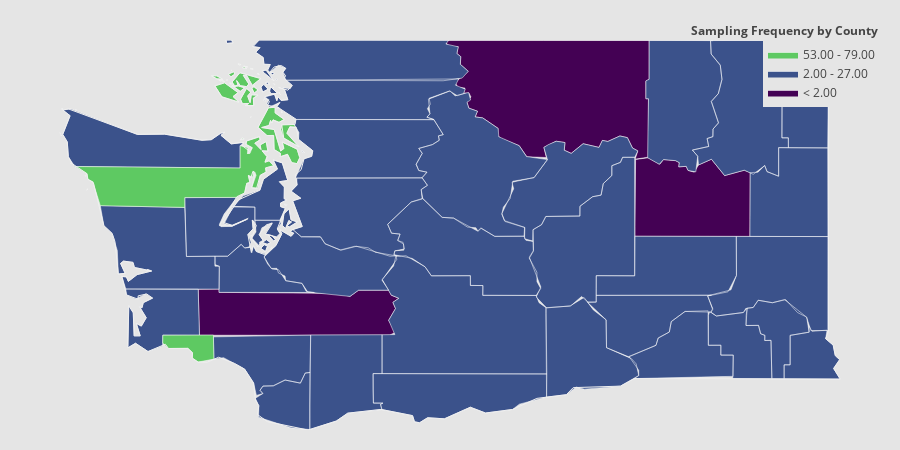

The code cell stored with this chart in its notebook:
### Code cell
import plotly.figure_factory as ff

import numpy as np
import pandas as pd

from collections import defaultdict
values = defaultdict(int)
for x in failure_mode_history[:80,:]:
    for y in x:
        values[y] += 1

values = [values[i]+1 for i in range(39)]
fips = data['fips'].tolist()

endpts = list(np.mgrid[min(values):max(values):4j])
colorscale = ["#030512","#1d1d3b","#323268","#3d4b94","#3e6ab0",
              "#4989bc","#60a7c7","#85c5d3","#b7e0e4","#eafcfd"]
colorscale = [
    'rgb(68.0, 1.0, 84.0)',
    'rgb(66.0, 64.0, 134.0)',
    'rgb(38.0, 130.0, 142.0)',
    'rgb(63.0, 188.0, 115.0)',
    'rgb(216.0, 226.0, 25.0)'
]
fig = ff.create_choropleth(
    fips=fips, values=values, scope=['Washington'], show_state_data=True,
    binning_endpoints=endpts, round_legend_values=True,
    plot_bgcolor='rgb(229,229,229)',
    paper_bgcolor='rgb(229,229,229)',
    legend_title='Sampling Frequency by County',
    county_outline={'color': 'rgb(255,255,255)', 'width': 0.5},
    exponent_format=True,
)
fig.layout.template = None
fig.show()

### Figure 1 — Plotly figure (JSON) as saved in the notebook; plotly's stock layout.template omitted (floating-point values rounded to 4 significant figures; data arrays with more than 128 entries replaced by an {"elided": "..."} marker saying what was removed)
{"data": [{"fill": "toself", "fillcolor": "rgb(68, 1, 84)", "hoverinfo": "none", "line": {"color": "rgb(255,255,255)", "width": 0.5}, "mode": "lines", "name": "< 2.00", "type": "scatter", "x": [-123.4, -123.2, -123.2, -122.0, -121.8, -121.8, -121.5, -121.4, -121.4, -121.4, -121.4, -121.5, -121.4, -121.4, -123.4, -123.4, null, -119.0, -119.0, -118.8, -118.7, -118.7, -118.6, -118.5, -118.5, -118.5, -118.4, -118.4, -118.3, -118.2, -118.1, -117.9, -117.8, -117.8, -119.0, -119.0, null, -120.9, -120.9, -118.8, -118.8, -118.9, -118.9, -118.8, -118.8, -119.0, -119.0, -119.0, -119.1, -119.1, -119.3, -119.3, -119.3, -119.5, -119.6, -119.7, -119.7, -119.8, -119.9, -119.9, -120.1, -120.1, -120.3, -120.4, -120.4, -120.5, -120.6, -120.6, -120.6, -120.7, -120.6, -120.6, -120.7, -120.7, -120.8, -120.8, -120.7, -120.7, -120.7, -120.8, -120.8, -120.8, -120.9, null], "y": [46.79, 46.79, 46.76, 46.76, 46.73, 46.78, 46.78, 46.74, 46.71, 46.68, 46.62, 46.52, 46.41, 46.38, 46.38, 46.79, null, 47.35, 47.94, 47.96, 47.9, 47.94, 47.93, 47.91, 47.88, 47.88, 47.85, 47.83, 47.89, 47.95, 47.8, 47.85, 47.83, 47.26, 47.26, 47.35, null, 48.98, 49.0, 49.0, 48.65, 48.64, 48.48, 48.48, 47.96, 47.95, 48.02, 48.04, 48.14, 48.15, 48.1, 48.11, 48.05, 48.08, 48.0, 48.02, 48.09, 48.1, 48.05, 47.96, 47.97, 48.06, 48.13, 48.16, 48.22, 48.31, 48.32, 48.37, 48.4, 48.45, 48.5, 48.53, 48.53, 48.58, 48.58, 48.63, 48.72, 48.79, 48.86, 48.88, 48.94, 48.94, 48.98, null]}, {"fill": "toself", "fillcolor": "rgb(59, 82, 139)", "hoverinfo": "none", "line": {"color": "rgb(255,255,255)", "width": 0.5}, "mode": "lines", "name": "2.00 - 27.00", "type": "scatter", "x": {"elided": "940 float values"}, "y": {"elided": "940 float values"}}, {"fill": "toself", "fillcolor": "rgb(33, 145, 140)", "hoverinfo": "none", "line": {"color": "rgb(255,255,255)", "width": 0.5}, "mode": "lines", "name": "27.00 - 53.00", "type": "scatter", "x": [], "y": []}, {"fill": "toself", "fillcolor": "rgb(94, 201, 98)", "hoverinfo": "none", "line": {"color": "rgb(255,255,255)", "width": 0.5}, "mode": "lines", "name": "53.00 - 79.00", "type": "scatter", "x": {"elided": "264 float values"}, "y": {"elided": "264 float values"}}, {"fill": "toself", "fillcolor": "rgb(253, 231, 37)", "hoverinfo": "none", "line": {"color": "rgb(255,255,255)", "width": 0.5}, "mode": "lines", "name": "> 79.00", "type": "scatter", "x": [], "y": []}, {"hoverinfo": "text", "legendgroup": "centroids", "marker": {"color": "white", "opacity": 0}, "mode": "markers", "name": "US Counties", "selected": {"marker": {"color": "white", "opacity": 1, "size": 3}}, "showlegend": false, "text": ["County: Whatcom<br>State: Washington<br>FIPS: 53073<br>Value: 5", "County: Whatcom<br>State: Washington<br>FIPS: 53073<br>Value: 5", "County: Whatcom<br>State: Washington<br>FIPS: 53073<br>Value: 5", "County: Whatcom<br>State: Washington<br>FIPS: 53073<br>Value: 5", "County: Whatcom<br>State: Washington<br>FIPS: 53073<br>Value: 5", "County: Snohomish<br>State: Washington<br>FIPS: 53061<br>Value: 3", "County: Snohomish<br>State: Washington<br>FIPS: 53061<br>Value: 3", "County: Skagit<br>State: Washington<br>FIPS: 53057<br>Value: 3", "County: Skagit<br>State: Washington<br>FIPS: 53057<br>Value: 3", "County: Skagit<br>State: Washington<br>FIPS: 53057<br>Value: 3", "County: Skagit<br>State: Washington<br>FIPS: 53057<br>Value: 3", "County: Skagit<br>State: Washington<br>FIPS: 53057<br>Value: 3", "County: Skagit<br>State: Washington<br>FIPS: 53057<br>Value: 3", "County: Skagit<br>State: Washington<br>FIPS: 53057<br>Value: 3", "County: Skagit<br>State: Washington<br>FIPS: 53057<br>Value: 3", "County: Skagit<br>State: Washington<br>FIPS: 53057<br>Value: 3", "County: Skagit<br>State: Washington<br>FIPS: 53057<br>Value: 3", "County: Skagit<br>State: Washington<br>FIPS: 53057<br>Value: 3", "County: Skagit<br>State: Washington<br>FIPS: 53057<br>Value: 3", "County: Skagit<br>State: Washington<br>FIPS: 53057<br>Value: 3", "County: San Juan<br>State: Washington<br>FIPS: 53055<br>Value: 68", "County: San Juan<br>State: Washington<br>FIPS: 53055<br>Value: 68", "County: San Juan<br>State: Washington<br>FIPS: 53055<br>Value: 68", "County: San Juan<br>State: Washington<br>FIPS: 53055<br>Value: 68", "County: San Juan<br>State: Washington<br>FIPS: 53055<br>Value: 68", "County: San Juan<br>State: Washington<br>FIPS: 53055<br>Value: 68", "County: San Juan<br>State: Washington<br>FIPS: 53055<br>Value: 68", "County: San Juan<br>State: Washington<br>FIPS: 53055<br>Value: 68", "County: San Juan<br>State: Washington<br>FIPS: 53055<br>Value: 68", "County: San Juan<br>State: Washington<br>FIPS: 53055<br>Value: 68", "County: San Juan<br>State: Washington<br>FIPS: 53055<br>Value: 68", "County: San Juan<br>State: Washington<br>FIPS: 53055<br>Value: 68", "County: San Juan<br>State: Washington<br>FIPS: 53055<br>Value: 68", "County: San Juan<br>State: Washington<br>FIPS: 53055<br>Value: 68", "County: San Juan<br>State: Washington<br>FIPS: 53055<br>Value: 68", "County: San Juan<br>State: Washington<br>FIPS: 53055<br>Value: 68", "County: San Juan<br>State: Washington<br>FIPS: 53055<br>Value: 68", "County: San Juan<br>State: Washington<br>FIPS: 53055<br>Value: 68", "County: San Juan<br>State: Washington<br>FIPS: 53055<br>Value: 68", "County: San Juan<br>State: Washington<br>FIPS: 53055<br>Value: 68", "County: San Juan<br>State: Washington<br>FIPS: 53055<br>Value: 68", "County: San Juan<br>State: Washington<br>FIPS: 53055<br>Value: 68", "County: Pierce<br>State: Washington<br>FIPS: 53053<br>Value: 3", "County: Pierce<br>State: Washington<br>FIPS: 53053<br>Value: 3", "County: Pierce<br>State: Washington<br>FIPS: 53053<br>Value: 3", "County: Pierce<br>State: Washington<br>FIPS: 53053<br>Value: 3", "County: Pierce<br>State: Washington<br>FIPS: 53053<br>Value: 3", "County: Pierce<br>State: Washington<br>FIPS: 53053<br>Value: 3", "County: Pierce<br>State: Washington<br>FIPS: 53053<br>Value: 3", "County: Kitsap<br>State: Washington<br>FIPS: 53035<br>Value: 8", "County: Kitsap<br>State: Washington<br>FIPS: 53035<br>Value: 8", "County: King<br>State: Washington<br>FIPS: 53033<br>Value: 3", "County: King<br>State: Washington<br>FIPS: 53033<br>Value: 3", "County: Jefferson<br>State: Washington<br>FIPS: 53031<br>Value: 70", "County: Jefferson<br>State: Washington<br>FIPS: 53031<br>Value: 70", "County: Jefferson<br>State: Washington<br>FIPS: 53031<br>Value: 70", "County: Jefferson<br>State: Washington<br>FIPS: 53031<br>Value: 70", "County: Island<br>State: Washington<br>FIPS: 53029<br>Value: 68", "County: Island<br>State: Washington<br>FIPS: 53029<br>Value: 68", "County: Island<br>State: Washington<br>FIPS: 53029<br>Value: 68", "County: Grays Harbor<br>State: Washington<br>FIPS: 53027<br>Value: 4", "County: Grays Harbor<br>State: Washington<br>FIPS: 53027<br>Value: 4", "County: Clallam<br>State: Washington<br>FIPS: 53009<br>Value: 6", "County: Clallam<br>State: Washington<br>FIPS: 53009<br>Value: 6", "County: Clallam<br>State: Washington<br>FIPS: 53009<br>Value: 6", "County: Clallam<br>State: Washington<br>FIPS: 53009<br>Value: 6", "County: Clallam<br>State: Washington<br>FIPS: 53009<br>Value: 6", "County: Clallam<br>State: Washington<br>FIPS: 53009<br>Value: 6", "County: Adams<br>State: Washington<br>FIPS: 53001<br>Value: 11", "County: Asotin<br>State: Washington<br>FIPS: 53003<br>Value: 6", "County: Benton<br>State: Washington<br>FIPS: 53005<br>Value: 3", "County: Chelan<br>State: Washington<br>FIPS: 53007<br>Value: 3", "County: Clark<br>State: Washington<br>FIPS: 53011<br>Value: 3", "County: Columbia<br>State: Washington<br>FIPS: 53013<br>Value: 7", "County: Cowlitz<br>State: Washington<br>FIPS: 53015<br>Value: 3", "County: Douglas<br>State: Washington<br>FIPS: 53017<br>Value: 3", "County: Ferry<br>State: Washington<br>FIPS: 53019<br>Value: 4", "County: Franklin<br>State: Washington<br>FIPS: 53021<br>Value: 3", "County: Garfield<br>State: Washington<br>FIPS: 53023<br>Value: 4", "County: Grant<br>State: Washington<br>FIPS: 53025<br>Value: 3", "County: Kittitas<br>State: Washington<br>FIPS: 53037<br>Value: 3", "County: Klickitat<br>State: Washington<br>FIPS: 53039<br>Value: 4", "County: Lewis<br>State: Washington<br>FIPS: 53041<br>Value: 2", "County: Lincoln<br>State: Washington<br>FIPS: 53043<br>Value: 2", "County: Mason<br>State: Washington<br>FIPS: 53045<br>Value: 11", "County: Okanogan<br>State: Washington<br>FIPS: 53047<br>Value: 2", "County: Pacific<br>State: Washington<br>FIPS: 53049<br>Value: 5", "County: Pend Oreille<br>State: Washington<br>FIPS: 53051<br>Value: 7", "County: Skamania<br>State: Washington<br>FIPS: 53059<br>Value: 5", "County: Spokane<br>State: Washington<br>FIPS: 53063<br>Value: 3", "County: Stevens<br>State: Washington<br>FIPS: 53065<br>Value: 8", "County: Thurston<br>State: Washington<br>FIPS: 53067<br>Value: 5", "County: Wahkiakum<br>State: Washington<br>FIPS: 53069<br>Value: 79", "County: Walla Walla<br>State: Washington<br>FIPS: 53071<br>Value: 3", "County: Whitman<br>State: Washington<br>FIPS: 53075<br>Value: 3", "County: Yakima<br>State: Washington<br>FIPS: 53077<br>Value: 3"], "type": "scatter", "unselected": {"marker": {"opacity": 0}}, "x": [[-122.6], [-122.6], [-122.7], [-121.7], [-123.1], [-122.3], [-121.7], [-122.5], [-122.5], [-122.6], [-122.6], [-122.6], [-122.6], [-122.6], [-122.6], [-122.7], [-121.7], [-122.7], [-122.7], [-122.7], [-122.8], [-122.8], [-122.8], [-122.8], [-122.8], [-122.9], [-122.9], [-123.0], [-123.0], [-123.0], [-123.0], [-122.9], [-123.0], [-123.0], [-123.0], [-123.0], [-123.1], [-123.1], [-123.1], [-123.1], [-123.1], [-123.2], [-122.6], [-122.6], [-122.1], [-122.7], [-122.7], [-122.7], [-122.8], [-122.5], [-122.7], [-121.8], [-122.5], [-122.9], [-124.5], [-124.5], [-123.6], [-122.5], [-122.6], [-122.8], [-123.9], [-123.8], [-124.6], [-124.6], [-123.9], [-124.7], [-124.8], [-124.8], -118.6, -117.2, -119.5, -120.6, -122.5, -117.9, -122.7, -119.7, -118.5, -118.9, -117.5, -119.5, -120.7, -120.8, -122.4, -118.4, -123.2, -119.7, -123.7, -117.3, -121.9, -117.4, -117.9, -122.8, -123.4, -118.5, -117.5, -120.7], "y": [[48.65], [48.7], [48.69], [48.83], [48.99], [48.01], [48.05], [48.36], [48.52], [48.54], [48.54], [48.4], [48.61], [48.58], [48.55], [48.62], [48.48], [48.46], [48.48], [48.57], [48.7], [48.7], [48.59], [48.56], [48.75], [48.76], [48.49], [48.78], [48.57], [48.6], [48.6], [48.65], [48.59], [48.73], [48.62], [48.7], [48.65], [48.65], [48.64], [48.64], [48.54], [48.67], [47.16], [47.25], [47.0], [47.21], [47.16], [47.32], [47.26], [47.54], [47.61], [47.49], [47.41], [48.13], [47.67], [47.8], [47.75], [48.19], [48.16], [48.32], [46.96], [47.15], [48.38], [47.91], [48.05], [48.39], [48.16], [48.18], 46.98, 46.19, 46.24, 47.87, 45.78, 46.3, 46.19, 47.74, 48.47, 46.53, 46.43, 47.21, 47.12, 45.87, 46.58, 47.58, 47.35, 48.55, 46.56, 48.53, 46.02, 47.62, 48.4, 46.93, 46.29, 46.23, 46.9, 46.46]}, {"hoverinfo": "text", "legendgroup": "States", "line": {"color": "rgb(240, 240, 240)", "width": 1}, "mode": "lines", "showlegend": false, "type": "scatter", "x": {"elided": "606 float values"}, "y": {"elided": "606 float values"}}], "layout": {"annotations": [{"showarrow": false, "text": "<b>Sampling Frequency by County</b>", "x": 1, "xanchor": "right", "xref": "paper", "y": 1.05, "yref": "paper"}], "dragmode": "select", "height": 450, "hovermode": "closest", "legend": {"traceorder": "reversed", "x": 1, "xanchor": "right", "y": 1, "yanchor": "top"}, "margin": {"b": 20, "l": 20, "r": 20, "t": 40}, "paper_bgcolor": "rgb(229,229,229)", "plot_bgcolor": "rgb(229,229,229)", "width": 900, "xaxis": {"autorange": false, "fixedrange": true, "range": [-125.2, -116.5], "showgrid": false, "showticklabels": false, "type": "linear", "zeroline": false}, "yaxis": {"autorange": false, "fixedrange": true, "range": [45.54, 49.0], "showgrid": false, "showticklabels": false, "type": "linear", "zeroline": false}}}
